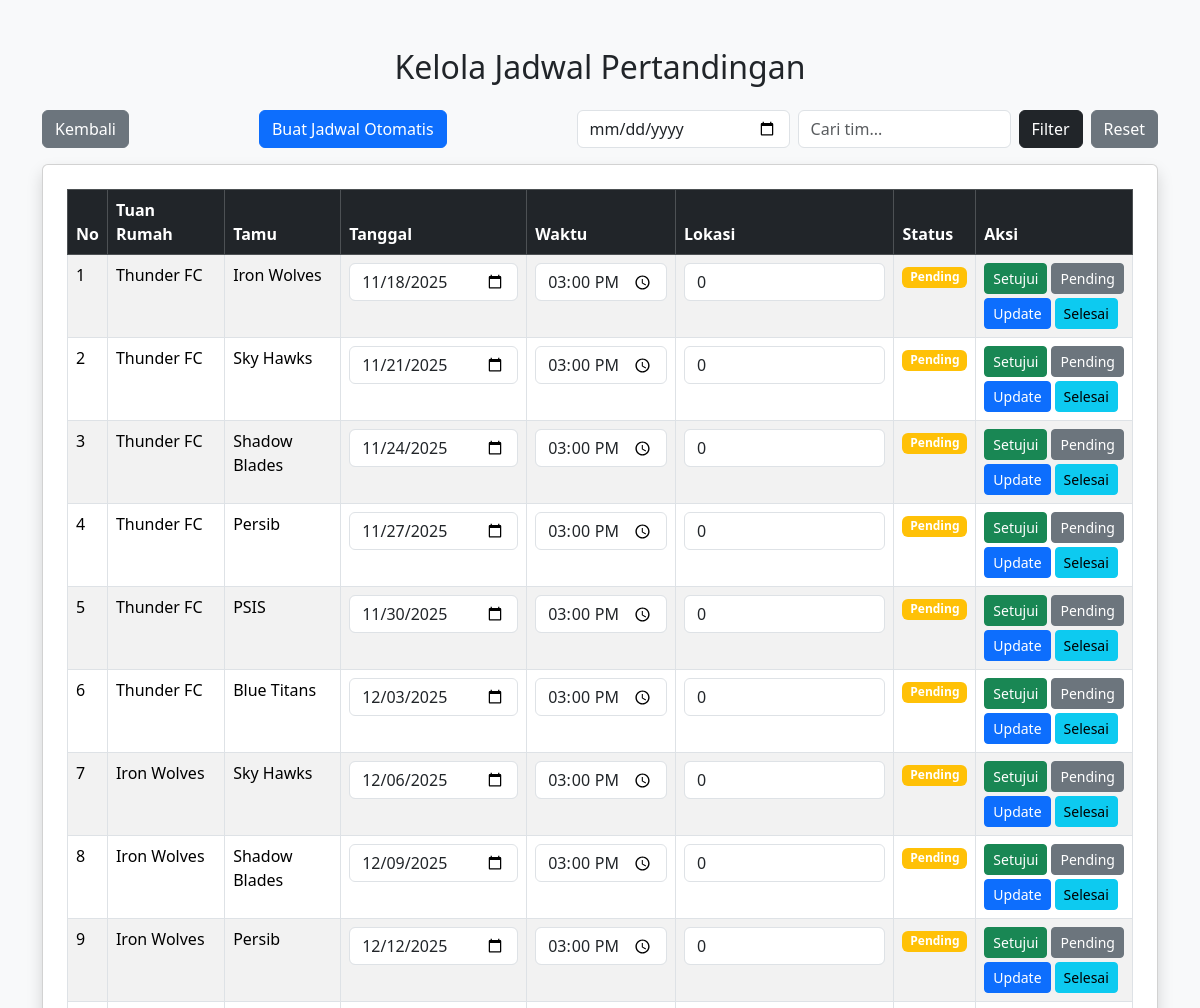
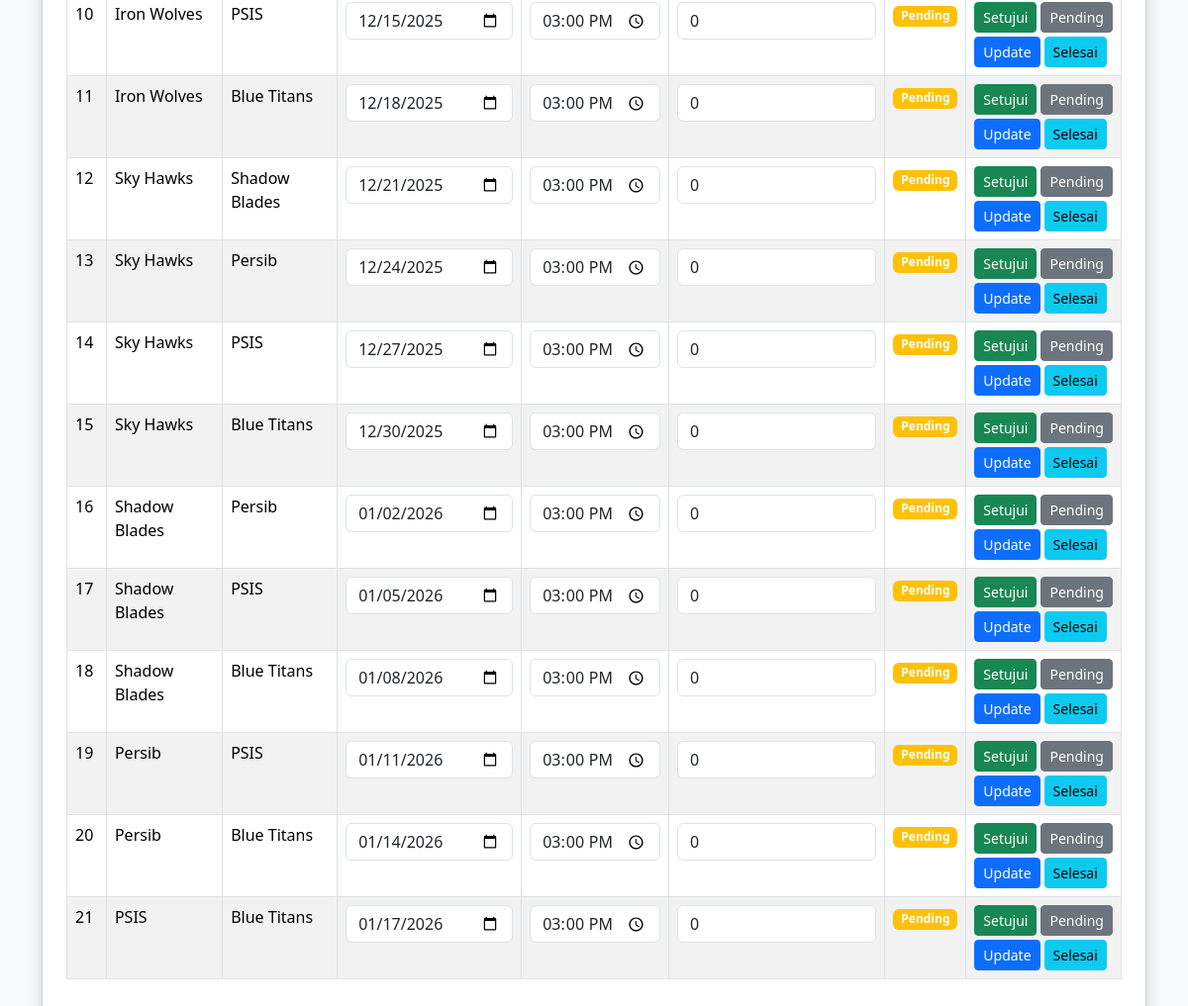
The page /admin/penjadwalan_otomatis.php on the database its author committed (2 pictures, top to bottom).
### tables this page shows
CREATE TABLE `schedules` (
  `id` int(11) NOT NULL,
  `match_date` date DEFAULT NULL,
  `time` time DEFAULT NULL,
  `team_home_id` int(11) DEFAULT NULL,
  `team_away_id` int(11) DEFAULT NULL,
  `location` varchar(100) DEFAULT NULL,
  `status` enum('pending','approved','finished') DEFAULT 'pending'
);

CREATE TABLE `teams` (
  `id` int(11) NOT NULL,
  `team_name` varchar(100) NOT NULL
);

### admin/penjadwalan_otomatis.php (the view, shortened to what this page needs)
<?php
include 'koneksi.php';
$filter_date = $_GET['filter_date'] ?? '';
$search = $_GET['search'] ?? '';
$where = "WHERE 1=1";
$result = $conn->query("
    SELECT s.id, th.team_name AS team_home, ta.team_name AS team_away, s.match_date, s.time, s.location, s.status
    FROM schedules s
    JOIN teams th ON s.team_home_id = th.id
    JOIN teams ta ON s.team_away_id = ta.id
    $where
    ORDER BY s.match_date ASC
");
?>
<!DOCTYPE html>
<html lang="id">
<head>
    <link href="https://cdn.jsdelivr.net/npm/bootstrap@5.3.3/dist/css/bootstrap.min.css" rel="stylesheet">
</head>
<body class="bg-light">
<div class="container mt-5">
    <h2 class="text-center mb-4">Kelola Jadwal Pertandingan</h2>
    <div class="d-flex justify-content-between align-items-center mb-3 flex-wrap gap-2">
        <a href="dashboard_admin.php" class="btn btn-secondary">Kembali</a>
        <a href="?buat_jadwal=1" class="btn btn-primary">Buat Jadwal Otomatis</a>
        <form class="d-flex gap-2" method="GET">
            <input type="date" name="filter_date" class="form-control" value="<?= htmlspecialchars($filter_date) ?>">
            <input type="text" name="search" class="form-control" placeholder="Cari tim..." value="<?= htmlspecialchars($search) ?>">
            <button class="btn btn-dark">Filter</button>
            <a href="penjadwalan_otomatis.php" class="btn btn-secondary">Reset</a>
        </form>
    </div>
    <div class="card shadow p-4">
        <table class="table table-bordered table-striped">
            <thead class="table-dark">
                <tr>
                    <th>No</th>
                    <th>Tuan Rumah</th>
                    <th>Tamu</th>
                    <th>Tanggal</th>
                    <th>Waktu</th>
                    <th>Lokasi</th>
                    <th>Status</th>
                    <th>Aksi</th>
                </tr>
            </thead>
            <tbody>
            <?php $i = 1; while ($row = $result->fetch_assoc()): ?>
                <tr>
                    <form method="POST" class="d-flex gap-2 align-items-center">
                        <td><?= $i++ ?></td>
                        <td><?= htmlspecialchars($row['team_home']) ?></td>
                        <td><?= htmlspecialchars($row['team_away']) ?></td>
                        <td><input type="date" name="match_date" class="form-control" value="<?= $row['match_date'] ?>" required></td>
                        <td><input type="time" name="time" class="form-control" value="<?= $row['time'] ?>" required></td>
                        <td><input type="text" name="location" class="form-control" value="<?= htmlspecialchars($row['location']) ?>" required></td>
                        <td>
                            <?php
                                $status = $row['status'];
                                $badgeClass = 'warning';
                            ?>
                            <span class="badge bg-<?= $badgeClass ?>">
                                <?= ucfirst($status) ?>
                            </span>
                        </td>
                        <td>
                        <div class="d-grid gap-1" style="width: max-content;">
                            <div class="d-flex gap-1">
                            <button name="set_approved" class="btn btn-success btn-sm" type="submit">Setujui</button>
                            <button name="set_pending" class="btn btn-secondary btn-sm" type="submit">Pending</button>
                            </div>
                            <div class="d-flex gap-1">
                            <button name="update" class="btn btn-primary btn-sm" type="submit">Update</button>
                            <button name="selesai" class="btn btn-info btn-sm" type="submit">Selesai</button>
                            </div>
                        </div>
                        </td>
                    </form>
                </tr>
            <?php endwhile; ?>
            </tbody>
        </table>
    </div>
</div>
</body>
</html>

### rows shown on the page
schedules: team_home.team_name "Thunder FC", team_away.team_name "Iron Wolves", match_date "11/18/2025", time "15:00:00", location "0", status "Pending"
schedules: team_home.team_name "Thunder FC", team_away.team_name "Sky Hawks", match_date "11/21/2025", time "15:00:00", location "0", status "Pending"
schedules: team_home.team_name "Thunder FC", team_away.team_name "Shadow Blades", match_date "11/24/2025", time "15:00:00", location "0", status "Pending"
schedules: team_home.team_name "Thunder FC", team_away.team_name "Persib", match_date "11/27/2025", time "15:00:00", location "0", status "Pending"
schedules: team_home.team_name "Thunder FC", team_away.team_name "PSIS", match_date "11/30/2025", time "15:00:00", location "0", status "Pending"
schedules: team_home.team_name "Thunder FC", team_away.team_name "Blue Titans", match_date "12/03/2025", time "15:00:00", location "0", status "Pending"
schedules: team_home.team_name "Iron Wolves", team_away.team_name "Sky Hawks", match_date "12/06/2025", time "15:00:00", location "0", status "Pending"
schedules: team_home.team_name "Iron Wolves", team_away.team_name "Shadow Blades", match_date "12/09/2025", time "15:00:00", location "0", status "Pending"
schedules: team_home.team_name "Iron Wolves", team_away.team_name "Persib", match_date "12/12/2025", time "15:00:00", location "0", status "Pending"
schedules: team_home.team_name "Iron Wolves", team_away.team_name "PSIS", match_date "12/15/2025", time "15:00:00", location "0", status "Pending"
schedules: team_home.team_name "Iron Wolves", team_away.team_name "Blue Titans", match_date "12/18/2025", time "15:00:00", location "0", status "Pending"
schedules: team_home.team_name "Sky Hawks", team_away.team_name "Shadow Blades", match_date "12/21/2025", time "15:00:00", location "0", status "Pending"
schedules: team_home.team_name "Sky Hawks", team_away.team_name "Persib", match_date "12/24/2025", time "15:00:00", location "0", status "Pending"
schedules: team_home.team_name "Sky Hawks", team_away.team_name "PSIS", match_date "12/27/2025", time "15:00:00", location "0", status "Pending"
schedules: team_home.team_name "Sky Hawks", team_away.team_name "Blue Titans", match_date "12/30/2025", time "15:00:00", location "0", status "Pending"
schedules: team_home.team_name "Shadow Blades", team_away.team_name "Persib", match_date "01/02/2026", time "15:00:00", location "0", status "Pending"
schedules: team_home.team_name "Shadow Blades", team_away.team_name "PSIS", match_date "01/05/2026", time "15:00:00", location "0", status "Pending"
schedules: team_home.team_name "Shadow Blades", team_away.team_name "Blue Titans", match_date "01/08/2026", time "15:00:00", location "0", status "Pending"
schedules: team_home.team_name "Persib", team_away.team_name "PSIS", match_date "01/11/2026", time "15:00:00", location "0", status "Pending"
schedules: team_home.team_name "Persib", team_away.team_name "Blue Titans", match_date "01/14/2026", time "15:00:00", location "0", status "Pending"
schedules: team_home.team_name "PSIS", team_away.team_name "Blue Titans", match_date "01/17/2026", time "15:00:00", location "0", status "Pending"
